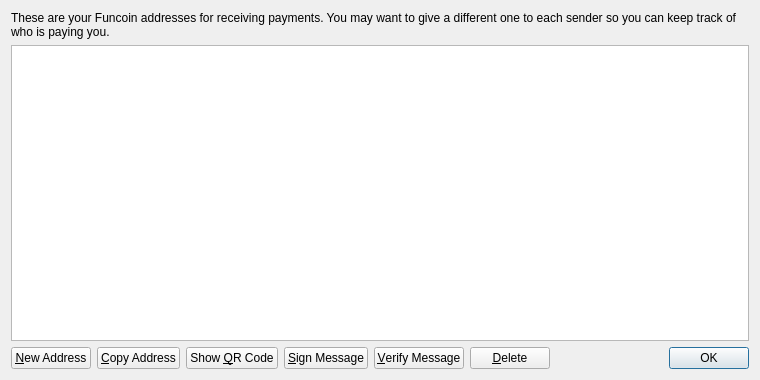
<?xml version="1.0" encoding="UTF-8"?>
<ui version="4.0">
 <class>AddressBookPage</class>
 <widget class="QWidget" name="AddressBookPage">
  <property name="geometry">
   <rect>
    <x>0</x>
    <y>0</y>
    <width>760</width>
    <height>380</height>
   </rect>
  </property>
  <property name="windowTitle">
   <string>Address Book</string>
  </property>
  <layout class="QVBoxLayout" name="verticalLayout">
   <item>
    <widget class="QLabel" name="labelExplanation">
     <property name="text">
      <string>These are your Funcoin addresses for receiving payments. You may want to give a different one to each sender so you can keep track of who is paying you.</string>
     </property>
     <property name="textFormat">
      <enum>Qt::PlainText</enum>
     </property>
     <property name="wordWrap">
      <bool>true</bool>
     </property>
    </widget>
   </item>
   <item>
    <widget class="QTableView" name="tableView">
     <property name="contextMenuPolicy">
      <enum>Qt::CustomContextMenu</enum>
     </property>
     <property name="toolTip">
      <string>Double-click to edit address or label</string>
     </property>
     <property name="tabKeyNavigation">
      <bool>false</bool>
     </property>
     <property name="alternatingRowColors">
      <bool>true</bool>
     </property>
     <property name="selectionMode">
      <enum>QAbstractItemView::SingleSelection</enum>
     </property>
     <property name="selectionBehavior">
      <enum>QAbstractItemView::SelectRows</enum>
     </property>
     <property name="sortingEnabled">
      <bool>true</bool>
     </property>
     <attribute name="verticalHeaderVisible">
      <bool>false</bool>
     </attribute>
    </widget>
   </item>
   <item>
    <layout class="QHBoxLayout" name="horizontalLayout">
     <item>
      <widget class="QPushButton" name="newAddressButton">
       <property name="toolTip">
        <string>Create a new address</string>
       </property>
       <property name="text">
        <string>&amp;New Address</string>
       </property>
       <property name="icon">
        <iconset resource="../bitcoin.qrc">
         <normaloff>:/icons/add</normaloff>:/icons/add</iconset>
       </property>
      </widget>
     </item>
     <item>
      <widget class="QPushButton" name="copyToClipboard">
       <property name="toolTip">
        <string>Copy the currently selected address to the system clipboard</string>
       </property>
       <property name="text">
        <string>&amp;Copy Address</string>
       </property>
       <property name="icon">
        <iconset resource="../bitcoin.qrc">
         <normaloff>:/icons/editcopy</normaloff>:/icons/editcopy</iconset>
       </property>
      </widget>
     </item>
     <item>
      <widget class="QPushButton" name="showQRCode">
       <property name="text">
        <string>Show &amp;QR Code</string>
       </property>
       <property name="icon">
        <iconset resource="../bitcoin.qrc">
         <normaloff>:/icons/qrcode</normaloff>:/icons/qrcode</iconset>
       </property>
      </widget>
     </item>
     <item>
      <widget class="QPushButton" name="signMessage">
       <property name="toolTip">
        <string>Sign a message to prove you own a Bitcoin address</string>
       </property>
       <property name="text">
        <string>&amp;Sign Message</string>
       </property>
       <property name="icon">
        <iconset resource="../bitcoin.qrc">
         <normaloff>:/icons/edit</normaloff>:/icons/edit</iconset>
       </property>
      </widget>
     </item>
     <item>
      <widget class="QPushButton" name="verifyMessage">
       <property name="toolTip">
        <string>Verify a message to ensure it was signed with a specified Bitcoin address</string>
       </property>
       <property name="text">
        <string>&amp;Verify Message</string>
       </property>
       <property name="icon">
        <iconset resource="../bitcoin.qrc">
         <normaloff>:/icons/transaction_0</normaloff>:/icons/transaction_0</iconset>
       </property>
      </widget>
     </item>
     <item>
      <widget class="QPushButton" name="deleteButton">
       <property name="toolTip">
        <string>Delete the currently selected address from the list. Only sending addresses can be deleted.</string>
       </property>
       <property name="text">
        <string>&amp;Delete</string>
       </property>
       <property name="icon">
        <iconset resource="../bitcoin.qrc">
         <normaloff>:/icons/remove</normaloff>:/icons/remove</iconset>
       </property>
      </widget>
     </item>
     <item>
      <spacer name="horizontalSpacer">
       <property name="orientation">
        <enum>Qt::Horizontal</enum>
       </property>
       <property name="sizeHint" stdset="0">
        <size>
         <width>40</width>
         <height>20</height>
        </size>
       </property>
      </spacer>
     </item>
     <item>
      <widget class="QDialogButtonBox" name="buttonBox">
       <property name="sizePolicy">
        <sizepolicy hsizetype="Maximum" vsizetype="Fixed">
         <horstretch>0</horstretch>
         <verstretch>0</verstretch>
        </sizepolicy>
       </property>
       <property name="standardButtons">
        <set>QDialogButtonBox::Ok</set>
       </property>
      </widget>
     </item>
    </layout>
   </item>
  </layout>
 </widget>
 <resources>
  <include location="../bitcoin.qrc"/>
 </resources>
 <connections/>
</ui>
